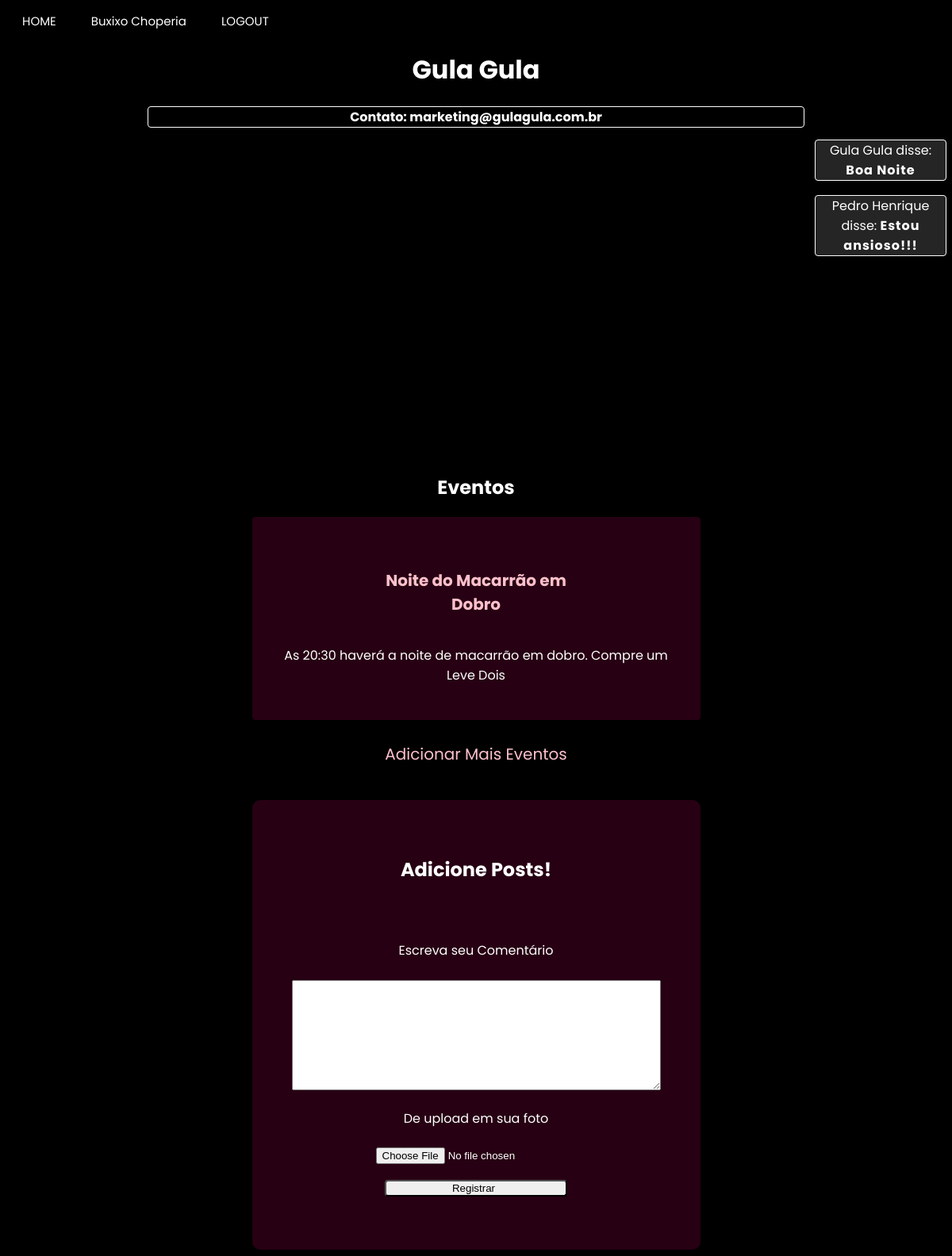
The app's page /enterprise_page/Gula Gula (signed in) with its own data.
### app/model.py (models this page shows, shortened)
class empresa(UserMixin, db.Model):
    __tablename__ = "empresa"
    id = db.Column(db.Integer,primary_key=True)
    enterprise_name = db.Column(db.String(64), index=True, unique=True)
    email = db.Column(db.String(120), index=True, unique=True)
    password_hash = db.Column(db.String(120))
    city = db.Column(db.String(120))
    latitude = db.Column(db.Float)
    longitude = db.Column(db.Float)
    district = db.Column(db.String(50))
    street = db.Column(db.String(120))
    posts = db.relationship("Post", backref="enterprise")

class Event(db.Model):
    id = db.Column(db.Integer, primary_key=True)
    body = db.Column(db.String(200))
    image = db.Column(db.String(200))
    timestamp = db.Column(db.Integer, index=True)
    empresa_id = db.Column(db.Integer)
    name = db.Column(db.String(200))
    latitude = db.Column(db.Float)
    longitude = db.Column(db.Float)
    event_type = db.Column(db.String(8))
    rank = db.Column(db.Float)
    avaliations = db.Column(db.Integer)
    age_groups = db.Column(db.String)

class Post(db.Model):
    id = db.Column(db.Integer, primary_key=True)
    body = db.Column(db.String(140))
    image = db.Column(db.String(200))
    timestamp = db.Column(db.Integer, index=True)
    empresa_id = db.Column(db.Integer, db.ForeignKey('empresa.id'))
    author_id = db.Column(db.Integer())
    event_id = db.Column(db.Integer())
    rank = db.Column(db.Integer())

class usuario(UserMixin, db.Model):
    __tablename__ = "usuario"
    id = db.Column(db.Integer, primary_key=True)
    username = db.Column(db.String(64), index=True, unique=True)
    email = db.Column(db.String(120), index=True, unique=True)
    password_hash = db.Column(db.String(120))
    city = db.Column(db.String(120))
    district = db.Column(db.String(50))
    age = db.Column(db.Integer)

### app/routes.py (the view, shortened to what this page needs)
@app.route("/enterprise_page/<name>", methods=["POST", "GET"])
@login_required
def enterprise_page_specific(name):
    form = Comments()
    enterpriseS= empresa.query.filter_by(enterprise_name=name).first()
    return render_template('enterprise_page.html', title=name, css_file="enterprise_page.css",user=current_user, usuario=usuario, enterprise=empresa, posts=Post.query.filter_by(empresa_id=enterpriseS.id), form=form, events=Event.query.filter_by(empresa_id=enterpriseS.id).all())

### app/forms.py
class Comments(FlaskForm):
    files = FileField("De upload em sua foto")
    evaluation = TextAreaField("",validators=[DataRequired("Dê sua avaliação")])
    text = TextAreaField("Escreva seu Comentário", validators=[DataRequired("Escreva seu comentário!")])
    submit = SubmitField("Registrar")

### app/model.py (called while the page is built)
@login.user_loader
def load_user(id):
    if usuario.query.get(int(id)):
        load = usuario.query.get(int(id))
    else:
        load = empresa.query.get(int(id))
    return load

### app/templates/enterprise_page.html (shortened to what this page needs)
{% extends "base.html" %}
{% block content %}
<h1>{{title}}</h1>
<h3>Contato: {{enterprise.query.filter_by(enterprise_name = title).first().email}}</h3>
<div id="map"></div>
<div class="alignment">
<h2>Eventos</h2>
{% if events|length == 0 %}
  <h5> Não existe nenhum evento vinculado a esta empresa</h5>
{% else %}
{% for event in events%}
<div class="events">
  <h5><a href={{ url_for("event_page", name= event.name)}}>{{ event.name }}</a></h5>
  <p>{{ event.body }}</p>
</div>
{% endfor %}
{% endif %}
{% if not current_user.username %}
<a href={{ url_for("event_register_page")}}> Adicionar Mais Eventos</a>
{% endif %}
<section class="container">
  {% if current_user.username %}
  <h1>Envie-nos seu feedback</h1><br><br>
  {% else %}
  <h1>Adicione Posts!</h1><br><br>
  {% endif %}
      <form action="{{url_for('enterprise_page_specific', name = title)}}", method='post', novalidate>
          <div class="inputs">
            <p>
                {{ form.text.label }}<br><br>
                {{ form.text(size=32) }}<br>
            </p>
            <p>
                {{ form.files.label }}<br>
                {{ form.files(size=32) }}<br>
            </p>
        </div>
        <p>{{ form.submit() }}</p>
      </form>
    </section>
</div>
<aside class="aside">
  {% for post in posts%}
  {% if usuario.query.filter_by(id = post.author_id).first().username %}
  <div><p>{{ usuario.query.filter_by(id = post.author_id).first().username }} disse: <b>{{ post.body }}</b></p></div>
  {% else %}
  <div><p>{{ enterprise.query.filter_by(id = post.author_id).first().enterprise_name }} disse: <b>{{ post.body }}</b></p></div>
  {% endif %}
  {% endfor %}
</aside>
{% endblock %}

### app/templates/base.html (shortened to what this page needs)
<!DOCTYPE html>
<html>
    <head>
        {% if css_file%}
            <link rel="stylesheet" type="text/css" href="{{ url_for('static', filename=css_file) }}">
        {% else %}
            <link rel="stylesheet" type="text/css" href="{{ url_for('static', filename='user_page.css') }}">
        {% endif %}
    </head>
    <body>
        <header class="menu">
            <a id="main_page" href="{{ url_for('main_page') }}" class="button">HOME</a>
            {% if user.is_authenticated %}
            {% if user.username %}
            <a id="user_page" href="{{ url_for('user_page')}}"class="button">{{user.username}}</a>
            {% else %}
            <a id="enterprise_page" href="{{ url_for('enterprise_page_specific', name=user.enterprise_name)}}"class="button">{{user.enterprise_name}}</a>
            {% endif%}
            <a id="logout" href="{{ url_for('logout') }}" class="button">LOGOUT</a>
            {% else %}
            <a id="enterprise_register_page" href="{{ url_for('enterprise_register_page') }}" class="button">SEJA UM ANUNCIANTE</a>
            <a id="user_register_page" href="{{ url_for('user_register_page') }}" class="button">REGISTRO</a>
            <a id="login_page" href="{{ url_for('login_page') }}" class="button">LOGIN</a>
            {% endif %}
        </header>
        {% block content %}{% endblock %}
    </body>
</html>

### app/static/enterprise_page.css (style rules this page uses)
body { background: black; background-image: url("https://www.pixel4k.com/wp-content/uploads/2021/05/abstract-waving-4k_1620165379-1536x960.jpg"); background-repeat: no-repeat; background-size: cover; }
p { color:white; }
h1 { color:white; font-family: "Poppins"; display: grid; align-items: center; justify-content: center; }
h3 { color:white; font-family: Poppins; display: grid; align-items: center; justify-content: center; }
h2 { color:white; font-family: Poppins; display: grid; align-items: center; justify-content: center; }
h5 { color:white; font-family: Poppins; display: grid; align-items: center; justify-content: center; }
#map { height: 400px; width: 70%; border-radius: 8px; margin: auto; }
.alignment { display: grid; align-items: center; justify-content: center; }
section.container { background-color: rgba(87, 02, 43, 0.45); border-radius: 10px; align-items: center; justify-content: center; padding: 20px; }
.inputs input { outline: none; }
.inputs { margin: auto; text-align: center; }
.inputs input::placeholder { color: rgba(13, 0, 26, 0.8); }
form input[type=submit] { border-radius: 4px; padding-left: 0px; width: 230px; transition: all 0.3s ease; }
h3 { border: white solid 1px; border-radius: 4px; margin-left: 15%; margin-right: 15%; background-color: rgba(0,0,0, 0.5); font-size: 16px; }
.alignment p { text-align: center; }
section.container { padding: 50px; justify-content: center; margin-top: 15px; }
p b { font-family: "Poppins", sans-serif; letter-spacing: 1px; }
p { font-family: "Poppins", sans-serif; }
textarea#text { margin: 0px; height: 133px; width: 459px; }
input#files { margin-top: 5%; }
.aside { background-color: none; font-family: "Poppins", sans-serif; top: 10%; right: 0; position: fixed; height: 100%; width: 180px; border-radius: 5px; align-items: center; }
.aside p { background-color: rgba(184, 184, 184, 0.2); text-align: center; border: white solid 1px; border-radius: 4px; margin: 7px; margin-top: 10%; font-size: 100%; }
.aside b { letter-spacing: 1px; }
.events { background-color: rgba(87, 02, 43, 0.45); border-radius: 4px; padding: 5%; }
.events h5 a { text-decoration: none; font-size: 20px; color: pink; }
.alignment a { text-align: center; text-decoration: none; font-size: 20px; color: pink; font-family: "Poppins"; margin: 5%; }

### app/static/base.css (style rules this page uses)
header.menu { align-items: left; justify-content: start; }
a.button { border: none; color: white; padding: 5px 20px; text-align: center; text-decoration: none; display: inline-block; font-family:'Poppins'; font-size: 15px; }
.menu { margin-top: 10px; }

### records on screen
empresa: enterprise_name "Buxixo Choperia"
empresa: enterprise_name "Gula Gula", query.filter_by "marketing@gulagula.com.br", query.filter_by "Gula Gula"
Event: name "Noite do Macarrão em Dobro", body "As 20:30 haverá a noite de macarrão em dobro. Compre um Leve Dois"
Post: body "Boa Noite"
Post: body "Estou ansioso!!!"
usuario: query.filter_by "Pedro Henrique"
